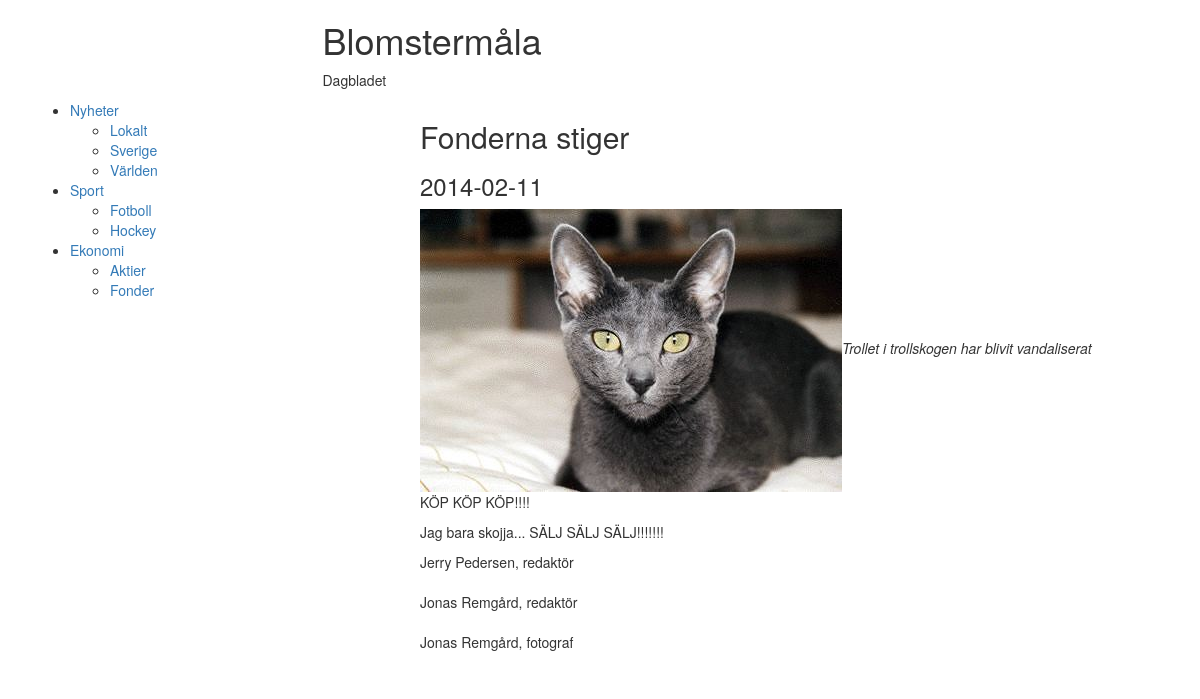
Screenshot of /webbArticle.php?ArtID=2 with the database file from the repository.
### tables this page shows
create table Sub_Category
(SubCategoryID     int NOT NULL AUTO_INCREMENT,
 SubCategoryname	varchar(50),
 CategoryID			int NOT NULL,
 primary key (SubCategoryID),
 foreign key (CategoryID) references Category(CategoryID));

create table Category
(CategoryID     int NOT NULL AUTO_INCREMENT,
 Categoryname	varchar(50),
 primary key (CategoryID));

create table Article
(Title			varchar(100),
 Preamble     		varchar(200),
 Content     		text,
 Date			date,
 ArticleID		int NOT NULL AUTO_INCREMENT,
 SubCategoryID	int NOT NULL,
 primary key (ArticleID),
 foreign key (SubCategoryID) references Sub_Category(SubCategoryID));

create table Picture_Article_Relation
(ArticleID		int,
PictureID			int,
PictureText		varchar(200),
primary key (ArticleID, PictureID),
foreign key (ArticleID) references Article(ArticleID)
	on delete cascade
	on update cascade,
foreign key (PictureID) references Picture(PictureID));

create table Picture
(Height		int,
Width		int,
AltText		varchar(100),
PictureID		int AUTO_INCREMENT,
UserID	int,
Address		varchar(100),
primary key (PictureID),
foreign key (UserID) references User(UserID));

create table User 
(UserID	     int NOT NULL AUTO_INCREMENT,
 Name	     	varchar(30),
 Email	     	varchar(50),
 Password	varchar(20),
 Moderator	boolean,
 primary key(UserID));

### webbArticle.php (the view, shortened to what this page needs)
<?php
  include('db.php');
?>
<!DOCTYPE html>
<html>
  <head>
   <link href="css/bootstrap.min.css" rel="stylesheet">
  </head>
	<body>
	<div class="container">
	<div class="row">
	<div class="col-md-6 col-md-offset-3">
		<h1>Blomstermåla</h1>
		<p>Dagbladet</p>
		</div>
	</div>
	<div class="row">
	<div class="col-md-4">
	<?php
    $sql = "select Categoryname, SubCategoryname, SubCategoryID from Category inner join Sub_Category on Sub_Category.CategoryID=Category.CategoryID order by Category.CategoryID";
    $result = mysqli_query($link, $sql);
    $owner = "";
    echo("<ul>\n");
    while ($row = mysqli_fetch_array($result))
    {
    	if (($row[0]!=$owner) && ($owner!="")){
    			echo("\t</ul>\n</li>\n");
    		}
    	if ($row[0]!=$owner){
    		echo('<li><a href="">'.$row[0]."</a>\n\t<ul>\n");
    		$owner=$row[0];
    	}
    	echo('<li><a href="index.php?cat='.$row[2].'">'.$row[1].'</a></li>');
    }
    echo("\t</ul>\n</li>\n");
    echo("</ul>\n");
  ?>
  </div>
	<div class="col-md-8">
		<?php
$ArtID = $_GET['ArtID'];
$sql = "select Article.ArticleID, Article.Title, Article.Preamble, Article.Content, Article.Date from Article where ArticleID='$ArtID'";
$result = mysqli_query($link, $sql);
$row = mysqli_fetch_array($result);
$sql = "select Picture_Article_Relation.PictureID, Picture_Article_Relation.PictureText, Picture.AltText, Picture.Address, User.Name from Picture_Article_Relation left join Picture on Picture_Article_Relation.PictureID=Picture.PictureID left join User on Picture.UserID=User.UserID where ArticleID='$ArtID'";
$result = mysqli_query($link, $sql);
$row1 = mysqli_fetch_array($result);
echo('<h2>'.$row[1].'</h2>');
echo('<h3>'.$row[4].'</h3>');
echo('<div class="Picturefloat">');
echo('<img src="'.$row1[3].'" alt="'.$row1[2].'" />');
echo('<cite>'.$row1[1].'</cite>');
echo('</div>');
echo('<p class"Preamble">'.$row[2].'</p><p>'.$row[3].'</p>');
$sql = "select Owner.UserID, User.Name from Owner left join User on Owner.UserID=User.UserID where ArticleID='$ArtID'";
$result = mysqli_query($link, $sql);
while ($row2 = mysqli_fetch_array($result))
{
echo('<address>'.$row2[1].', redaktör</address>');
}
if ($row1 == null)
{
}
else
{
echo('<address>'.$row1[4].', fotograf</address>');
}
?>
	</div>
	</div>
</div>
	</body>
</html>

### rows the page displays
sub_category: CategoryID.Categoryname "Nyheter", SubCategoryname "Lokalt"
sub_category: SubCategoryname "Sverige"
sub_category: SubCategoryname "Världen"
sub_category: CategoryID.Categoryname "Sport", SubCategoryname "Fotboll"
sub_category: SubCategoryname "Hockey"
sub_category: CategoryID.Categoryname "Ekonomi", SubCategoryname "Aktier"
sub_category: SubCategoryname "Fonder"
article: Title "Fonderna stiger", Date "2014-02-11", Preamble "KÖP KÖP KÖP!!!!", Content "Jag bara skojja... SÄLJ SÄLJ SÄLJ!!!!!!!"
picture_article_relation: PictureID.Address (picture), PictureText "Trollet i trollskogen har blivit vandaliserat", user.Name "Jonas Remgård"

### other values shown
$row2[1] "Jerry Pedersen"
$row2[1] "Jonas Remgård"
